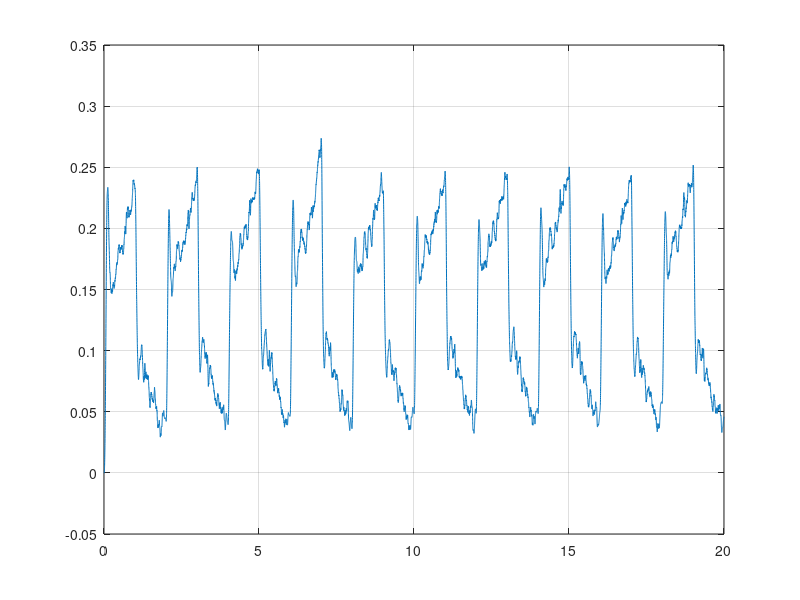
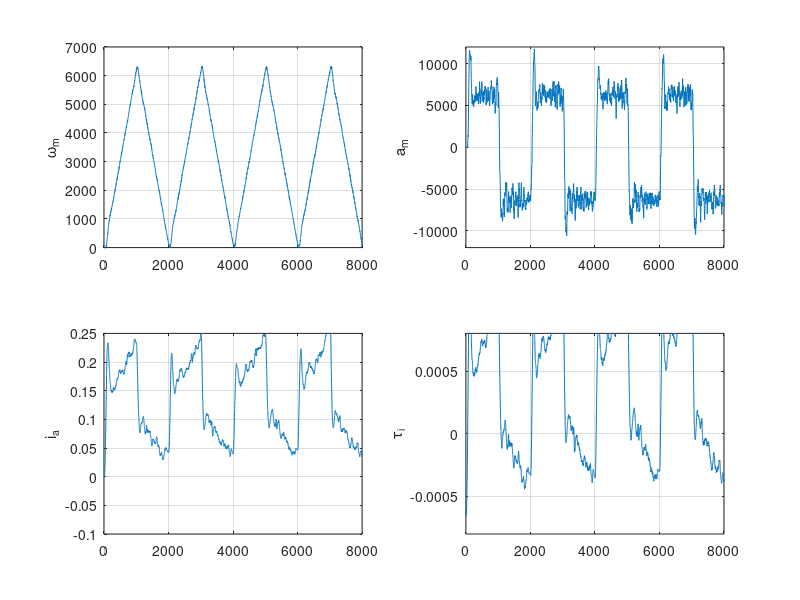

These figures' MATLAB source, in order:
clear all
clc

load('data_triang.mat')
load('parametri.mat')
load('stima.mat')

%% Hi low-pass
Ts = 1e-3;
wci = 2*pi*20;
di = 1/sqrt(2);
sysHi = tf(wci^2,[1 2*di*wci wci^2]);
sysHi = c2d(sysHi, Ts, 'tustin');
[numHi, denHi] =tfdata(sysHi, 'v');

% filtraggio
ia = filter(numHi, denHi, ia);
plot(t,ia)
grid on

%% Ha low-pass

wca = 2*pi*20;
da = 1/sqrt(2);
sysFa = tf([wca^2 0],[1 2*da*wca wca^2]);
sysFa = c2d(sysFa, Ts, 'tustin');
[numFa, denFa] =tfdata(sysFa, 'v');


% filtraggio
al = filter(numFa, denFa, wm);
am = gbox.N*al;

%% Calcolo delle medie di interesse [a]

amean = zeros(20,1);
for i = 0:19
    amean(i+1) = mean(am(1000*i+200:1000*i+800));
end

%%

taum_k = mot.Kt*ia;

%tau_f = thetaLSopt(1)*3*wm/rpm2rads+thetaLSopt(2)/N*sign(wm)*10;
tau_f = LSopt(1)*wm/rads2rpm + LSopt(2)/gbox.N;

tau_i = taum_k - tau_f;

%%
figure
subplot(2,2,1)
plot(wm*gbox.N)
ylabel('\omega_{m}')
axis([0 8000 0 7000])
grid on

subplot(2,2,2)
plot(am)
ylabel('a_{m}')
axis([0 8000 -12000 12000])
grid on

subplot(2,2,3)
plot(ia)
%hold on
%plot(tau_f/mot.Kt)
ylabel('i_{a}')
axis([0 8000 -0.1 0.25])
grid on

subplot(2,2,4)
plot(tau_i)
ylabel('\tau_{i}')
axis([0 8000 -0.0008 0.0008])
grid on

%%
% 
% wm_plot=[50 100 150 200 250 300 350 400 450]*N;
% figure
% stem(wm_plot,tau_m_k)
% hold on
% plot(wm_plot, theta(1)*wm_plot+1/N*0.01)